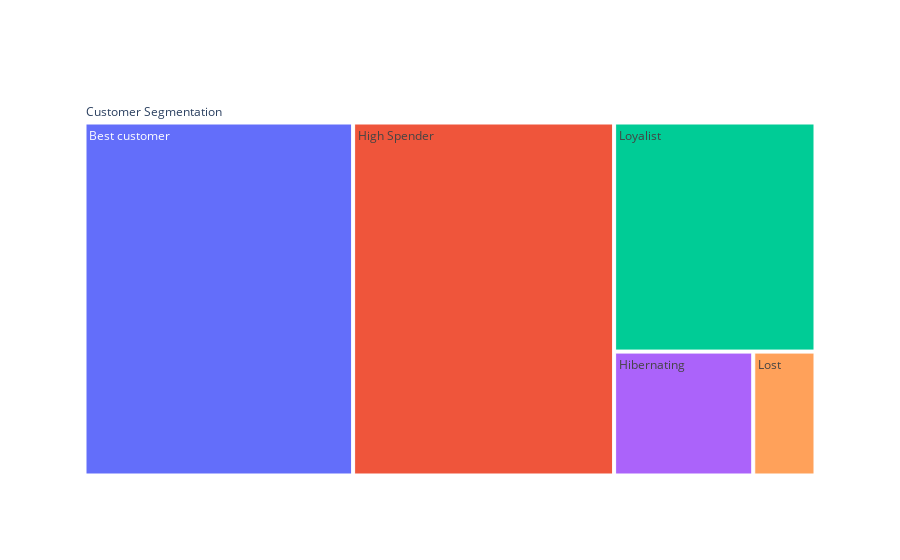

Write notebook code for a chart like this one.
### Code cell
fig =go.Figure(go.Treemap(
    labels = df_tbl_rfm.index,
    parents = [
        'Customer Segmentation',
        'Customer Segmentation',
        'Customer Segmentation',
        'Customer Segmentation',
        'Customer Segmentation',
        'Customer Segmentation',
        'Customer Segmentation'
        ],
    values= df_tbl_rfm['Monetary'],
    
))

fig.show()

### Figure 1 — Plotly figure (JSON) as saved in the notebook; plotly's stock layout.template omitted (floating-point values rounded to 4 significant figures)
{"data": [{"labels": ["Best customer", "Hibernating", "High Spender", "Lost", "Loyalist", "Needs attention", "Potential Loyalists"], "parents": ["Customer Segmentation", "Customer Segmentation", "Customer Segmentation", "Customer Segmentation", "Customer Segmentation"], "type": "treemap", "values": [356.4, 64.8, 346.3, 29, 173.4, 88.8, 136.7]}], "layout": {}}
